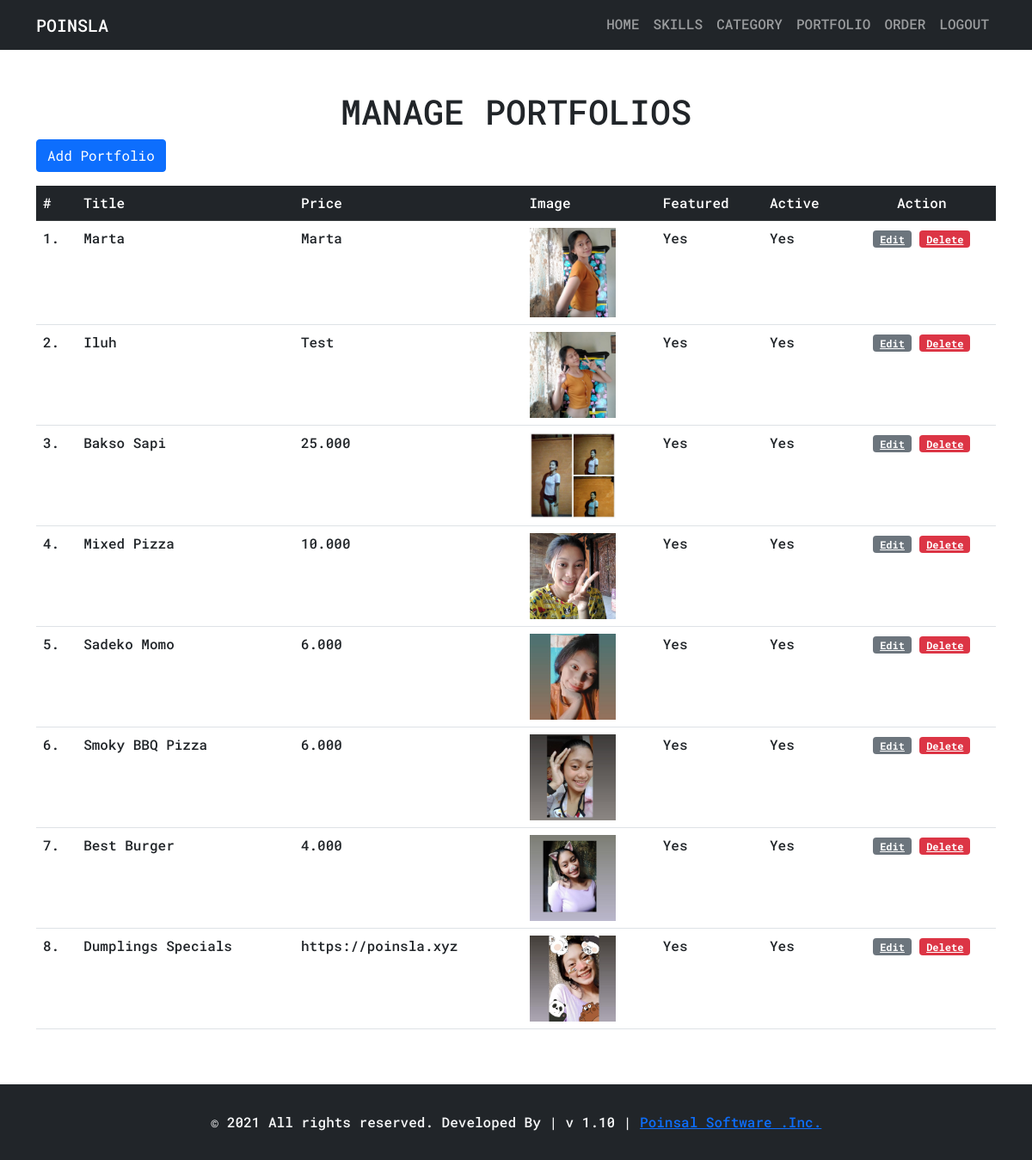
The page /admin/manage-food.php (signed in) on the database its author committed.
### tables this page shows
CREATE TABLE `tbl_food` (
  `id` int(10) UNSIGNED NOT NULL,
  `title` varchar(100) NOT NULL,
  `description` text NOT NULL,
  `price` varchar(255) NOT NULL,
  `image_name` varchar(255) NOT NULL,
  `category_id` int(10) UNSIGNED NOT NULL,
  `featured` varchar(10) NOT NULL,
  `active` varchar(10) NOT NULL
);

### admin/manage-food.php (the view, shortened to what this page needs)
<?php include_once('partials/menu.php'); ?>
<div class="container">
    <h1 class="text-center mt-5 text-uppercase">Manage Portfolios</h1>
    <a href="<?php echo SITEURL; ?>admin/add-food.php" class="btn btn-primary mb-3">Add Portfolio</a>
    <div class="row">
        <div class="table-responsive mb-5">
            <table class="table">
                <tr class="table-dark">
                    <th>#</th>
                    <th>Title</th>
                    <th>Price</th>
                    <th>Image</th>
                    <th>Featured</th>
                    <th>Active</th>
                    <th class="text-center">Action</th>
                </tr>
                <?php
                $sql = "SELECT * FROM tbl_food ORDER BY id DESC";
                $res = mysqli_query($conn, $sql);
                $count = mysqli_num_rows($res);
                $no = 1;
                if ($count > 0) {
                    while ($row = mysqli_fetch_assoc($res)) {
                        $id = $row['id'];
                        $title = $row['title'];
                        $price = $row['price'];
                        $image_name = $row['image_name'];
                        $featured = $row['featured'];
                        $active = $row['active'];
                ?>
                        <tr>
                            <td><?= $no++; ?>. </td>
                            <td><?= $title; ?></td>
                            <td><?= $price; ?></td>
                            <td>
                                <?php
                                if ($image_name == "") {
                                ?>
                                    <img class="img-fluid img-thumbnail" src="../assets/images/dafault/dafault.jpeg" width="100px">
                                <?php
                                } else {
                                ?>
                                    <img src="<?= SITEURL; ?>images/food/<?= $image_name; ?>" width="100px">
                                <?php
                                }
                                ?>
                            </td>
                            <td><?= $featured; ?></td>
                            <td><?= $active; ?></td>
                            <td class="text-center">
                                <a href="<?= SITEURL; ?>admin/update-food.php?id=<?= $id; ?>" class="badge btn-secondary">Edit</a>
                                <a href="<?= SITEURL; ?>admin/delete-food.php?id=<?= $id; ?>&image_name=<?= $image_name; ?>" class="badge btn-danger">Delete</a>
                            </td>
                        </tr>
                <?php
                    }
                } else {
                    echo "<tr> <td colspan='7' class='alert alert-danger'> Food not Added Yet. </td> </tr>";
                }
                ?>
            </table>
        </div>
    </div>
</div>
<?php include('partials/footer.php'); ?>

### assets/css/main-front.css (style rules this page uses)
* { font-family: 'Roboto Mono', sans-serif; font-weight: 500; }
html, body, div, span, applet, object, iframe, h1, h2, h3, h4, h5, h6, p, blockquote, div pre, a, abbr, acronym, address, big, cite, code, del, dfn, em, font, img, ins, kbd, q, s, samp, small, strike, strong, sub, sup, tt, var, b, u, i, center, dl, dt, dd, ol, ul, li, figure, header, nav, section, article, aside, footer, figcaption { margin: 0; padding: 0; border: 0; outline: 0; text-decoration: none; }

### rows shown on the page
tbl_food: title "Marta", price "Marta", image_name (picture), featured "Yes", active "Yes"
tbl_food: title "Iluh", price "Test", image_name (picture), featured "Yes", active "Yes"
tbl_food: title "Bakso Sapi", price "25.000", image_name (picture), featured "Yes", active "Yes"
tbl_food: title "Mixed Pizza", price "10.000", image_name (picture), featured "Yes", active "Yes"
tbl_food: title "Sadeko Momo", price "6.000", image_name (picture), featured "Yes", active "Yes"
tbl_food: title "Smoky BBQ Pizza", price "6.000", image_name (picture), featured "Yes", active "Yes"
tbl_food: title "Best Burger", price "4.000", image_name (picture), featured "Yes", active "Yes"
tbl_food: title "Dumplings Specials", price "https://poinsla.xyz", image_name (picture), featured "Yes", active "Yes"
